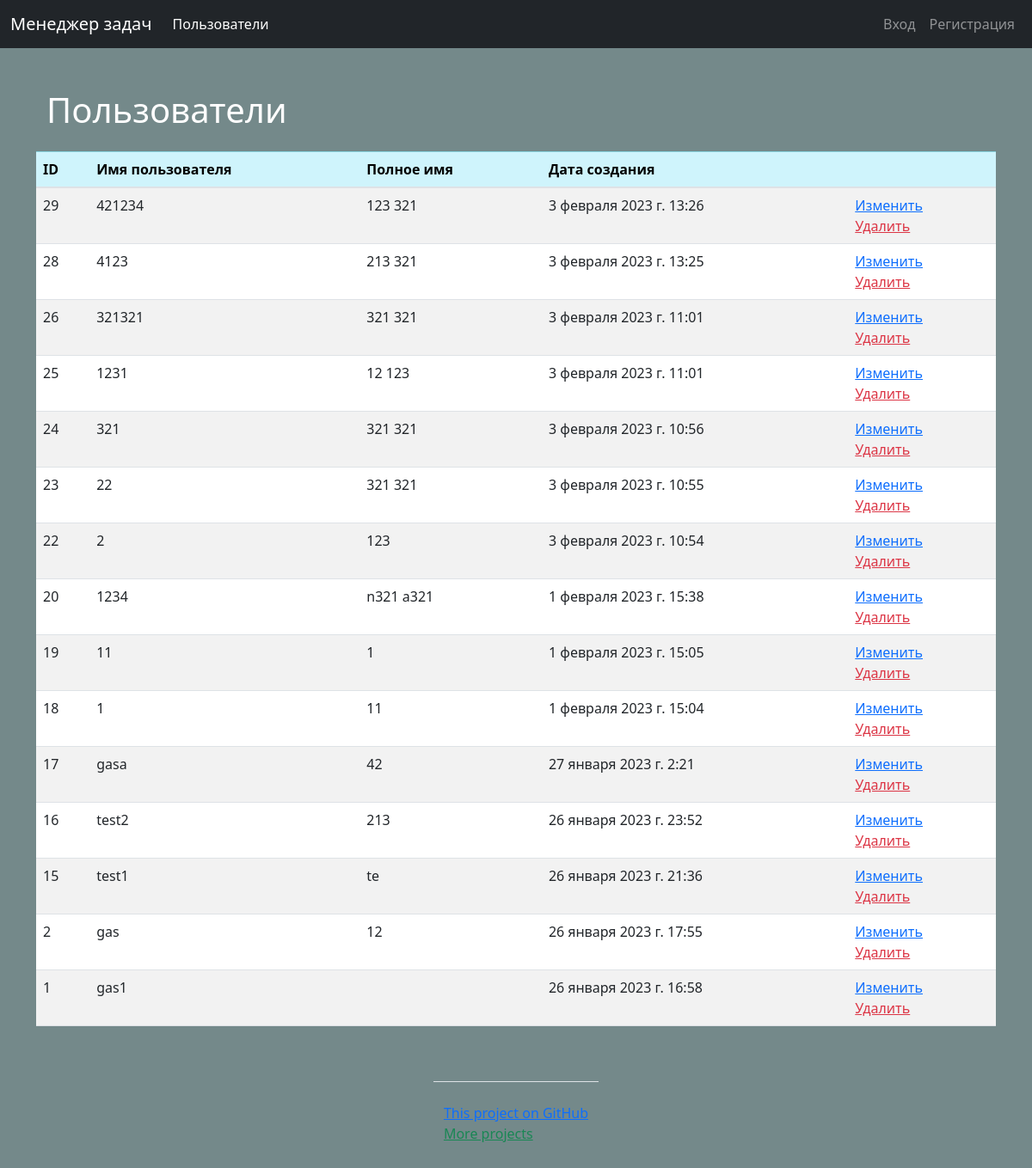
/users/, run on the app's committed database.
### users/models.py (models this page shows, shortened)
class Users(AbstractUser):
    class Meta:
        ordering = ['-date_joined']

### users/views.py (the view)
# urls.py: path('', UserView.as_view(), name='users'),
class UserView(ListView):
    template_name = 'users/users.html'
    model = Users
    context_object_name = 'users'
    extra_context = {'title': _('Users'), 'btn_update': _('Update'), 'btn_delete': _('Delete')}
    redirect_field_name = 'home'

### task_manager/templates/users/users.html (shortened to what this page needs)
{% extends 'base.html' %}
{% load bootstrap4 %}
{% load i18n %}
{% block content %}
<div class="container wrapper flex-grow-1">
    <h1 class="my-4">{{ title }}</h1></div>
<table class="table table-striped ">
    <thead>
    <tr class="table-info">
        <th scope="col">ID</th>
        <th scope="col">{% trans 'Username' %}</th>
        <th scope="col">{% trans 'Fullname' %}</th>
        <th scope="col">{% trans 'Created date' %}</th>
        <th scope="col"></th>
    </tr>
    </thead>
    {% for user in users %}
    <tr>
        <td>{{user.id}}</td>
        <td>{{user.username}}</td>
        <td>{{user.first_name}} {{user.last_name}}</td>
        <td>{{user.date_joined}}</td>
        <td>
            <a class="text-orange" href="{% url 'update_user' user.pk %}">{{ btn_update }}</a>
            <br>
            <a class="text-danger" href="{% url 'delete_user' user.pk %}">{{ btn_delete }}</a>
        </td>
    </tr>
    {% empty %}
    <li>Sorry, no athletes in this list.</li>
    {% endfor %}
</table>
{% endblock %}

### task_manager/templates/base.html (style rules this page uses)
body { padding-top: 5rem; background-color: #74898a; color: white; }

### data on the page
Users: id "29", username "421234", first_name "123", last_name "321", date_joined "3 февраля 2023 г. 13:26", btn_update "Изменить", btn_delete "Удалить"
Users: id "28", username "4123", first_name "213", last_name "321", date_joined "3 февраля 2023 г. 13:25", btn_update "Изменить", btn_delete "Удалить"
Users: id "26", username "321321", first_name "321", last_name "321", date_joined "3 февраля 2023 г. 11:01", btn_update "Изменить", btn_delete "Удалить"
Users: id "25", username "1231", first_name "12", last_name "123", date_joined "3 февраля 2023 г. 11:01", btn_update "Изменить", btn_delete "Удалить"
Users: id "24", username "321", first_name "321", last_name "321", date_joined "3 февраля 2023 г. 10:56", btn_update "Изменить", btn_delete "Удалить"
Users: id "23", username "22", first_name "321", last_name "321", date_joined "3 февраля 2023 г. 10:55", btn_update "Изменить", btn_delete "Удалить"
Users: id "22", username "2", last_name "123", date_joined "3 февраля 2023 г. 10:54", btn_update "Изменить", btn_delete "Удалить"
Users: id "20", username "1234", first_name "n321", last_name "a321", date_joined "1 февраля 2023 г. 15:38", btn_update "Изменить", btn_delete "Удалить"
Users: id "19", username "11", first_name "1", date_joined "1 февраля 2023 г. 15:05", btn_update "Изменить", btn_delete "Удалить"
Users: id "18", username "1", first_name "11", date_joined "1 февраля 2023 г. 15:04", btn_update "Изменить", btn_delete "Удалить"
Users: id "17", username "gasa", first_name "42", date_joined "27 января 2023 г. 2:21", btn_update "Изменить", btn_delete "Удалить"
Users: id "16", username "test2", first_name "213", date_joined "26 января 2023 г. 23:52", btn_update "Изменить", btn_delete "Удалить"
Users: id "15", username "test1", first_name "te", date_joined "26 января 2023 г. 21:36", btn_update "Изменить", btn_delete "Удалить"
Users: id "2", username "gas", first_name "12", date_joined "26 января 2023 г. 17:55", btn_update "Изменить", btn_delete "Удалить"
Users: id "1", username "gas1", date_joined "26 января 2023 г. 16:58", btn_update "Изменить", btn_delete "Удалить"

### other printed values
{{ title }} "Пользователи"
